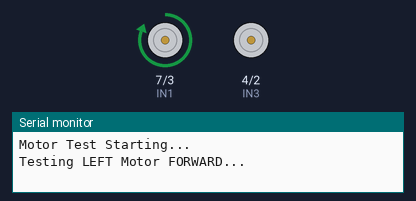
Bench run of a sketch on a simulated Arduino Uno, built with avr-gcc and run on an emulated ATmega328P. Parts: motor-driver pin pairs drawn as motors (green arrow = first pin HIGH = forward, orange = second pin HIGH = backward, longer = more drive, scaled by the enable pin), the last lines printed to the serial monitor.

Above: at 1.0 s.
At 3.0 s:
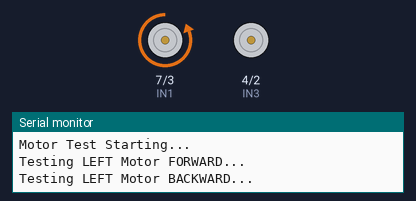
At 5.0 s:
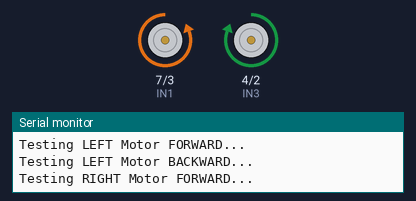
At 9.5 s:
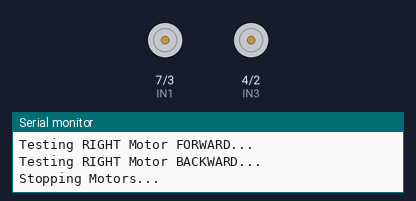
Timing chart, 0 to 14.3 s (numbered marks = the images above):
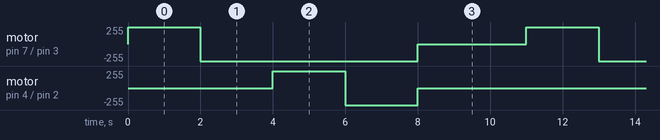

The sketch:

ESP_32_code.ino
```cpp
#define ENA 6
#define ENB 5
#define IN1 7
#define IN2 3
#define IN3 4
#define IN4 2

void setup() {
    Serial.begin(115200); // Start Serial Monitor

    // Set all motor control pins as OUTPUT
    pinMode(ENA, OUTPUT);
    pinMode(ENB, OUTPUT);
    pinMode(IN1, OUTPUT);
    pinMode(IN2, OUTPUT);
    pinMode(IN3, OUTPUT);
    pinMode(IN4, OUTPUT);

    // Enable the motors
    digitalWrite(ENA, HIGH);
    digitalWrite(ENB, HIGH);
    Serial.println("Motor Test Starting...");
}

void loop() {
    Serial.println("Testing LEFT Motor FORWARD...");
    digitalWrite(IN1, HIGH);
    digitalWrite(IN2, LOW);
    delay(2000);

    Serial.println("Testing LEFT Motor BACKWARD...");
    digitalWrite(IN1, LOW);
    digitalWrite(IN2, HIGH);
    delay(2000);

    Serial.println("Testing RIGHT Motor FORWARD...");
    digitalWrite(IN3, HIGH);
    digitalWrite(IN4, LOW);
    delay(2000);

    Serial.println("Testing RIGHT Motor BACKWARD...");
    digitalWrite(IN3, LOW);
    digitalWrite(IN4, HIGH);
    delay(2000);

    Serial.println("Stopping Motors...");
    digitalWrite(IN1, LOW);
    digitalWrite(IN2, LOW);
    digitalWrite(IN3, LOW);
    digitalWrite(IN4, LOW);
    delay(3000); // Wait before restarting test
}
```

Measured:
- by itself, motor on pin 7 (IN1) / pin 3 (IN2): repeats every 11.0 s: backward 255/255 6.0 s, stopped 3.0 s, forward 255/255 2.0 s
- by itself, motor on pin 4 (IN3) / pin 2 (IN4): repeats every 11.0 s: backward 255/255 2.0 s, stopped 7.0 s, forward 255/255 2.0 s
